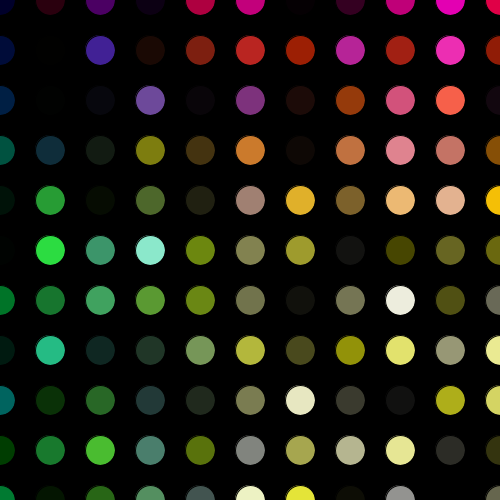
Frame 1 (no input)
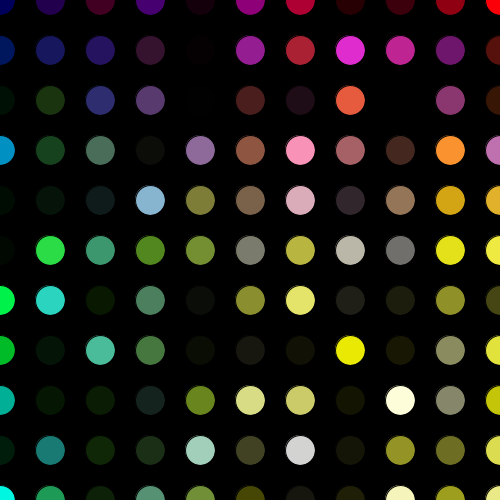
Frame 60 (the mouse pressed at the canvas centre just before this capture)
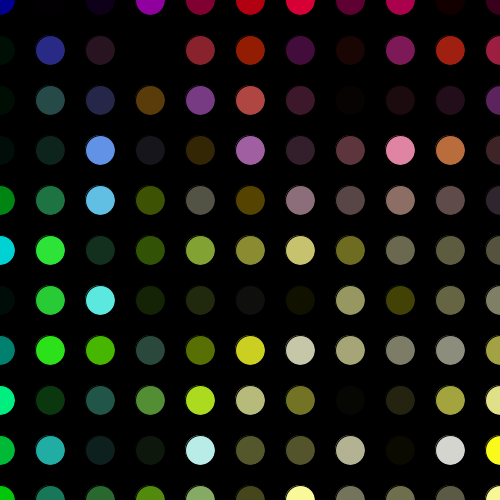
Frame 120 (the mouse held since frame 60 and released just before this capture)

The Processing sketch that drew these frames (run headless with seeded random() and noise(); from frame 60 on, the mouse is pressed at the canvas centre):

// Processing sketch: processing_67215
// ── processing_67215.pde

int Posx;
int Posy;

int i;
int j;
void setup() {


  size(500, 500);

}

void draw() {


  background (0);
  for (int Posx=0; Posx<=width; Posx+=50) {
    for (int Posy=0; Posy<=height; Posy+=50) {
      fill(Posx, Posy, random (255), random (255));
      ellipse(Posx, Posy, 30, 30);
    }
  }

}






  
